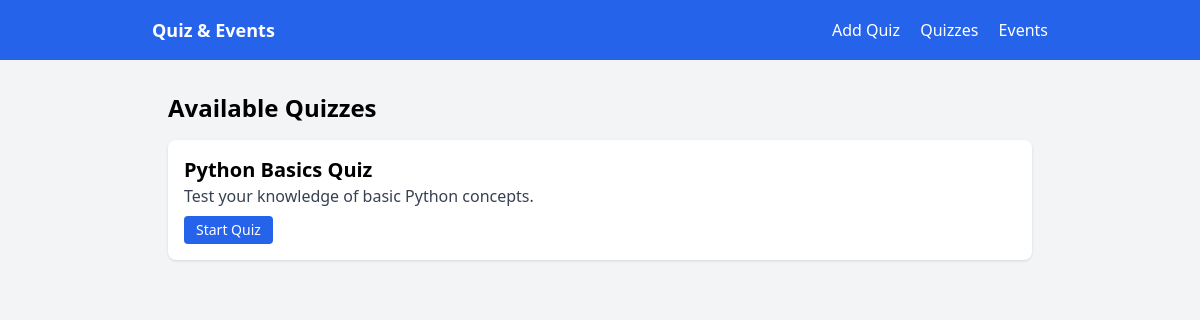
Screenshot of /quizzes/ with the database file from the repository.
### app/models.py (models this page shows, shortened)
class Quiz(models.Model):
    title = models.CharField(max_length=200)
    description = models.TextField(blank=True)
    created_at = models.DateTimeField(auto_now_add=True)
    updated_at = models.DateTimeField(auto_now=True)

### app/views.py (the view)
# urls.py: path("quizzes/", views.quiz_list, name="quiz_list"),
def quiz_list(request):
    quizzes = Quiz.objects.all().order_by("-created_at")
    return render(request, "quiz_list.html", {"quizzes": quizzes})

### app/templates/quiz_list.html (shortened to what this page needs)
{% extends "base.html" %}
{% block content %}
<h1 class="text-2xl font-semibold mb-4">Available Quizzes</h1>
{% if quizzes %}
  <div class="space-y-4">
    {% for quiz in quizzes %}
      <div class="bg-white shadow rounded-lg p-4">
        <h2 class="text-xl font-semibold">{{ quiz.title }}</h2>
        <p class="text-gray-700 mb-2">{{ quiz.description }}</p>
        <a
          href="{% url 'app:quiz_attempt' quiz.id %}"
          class="inline-block bg-blue-600 text-white px-3 py-1 rounded hover:bg-blue-700 text-sm"
        >
          Start Quiz
        </a>
      </div>
    {% endfor %}
  </div>
{% else %}
  <p>No quizzes available.</p>
{% endif %}
{% endblock %}

### rows the page displays
Quiz: title "Python Basics Quiz", description "Test your knowledge of basic Python concepts."
